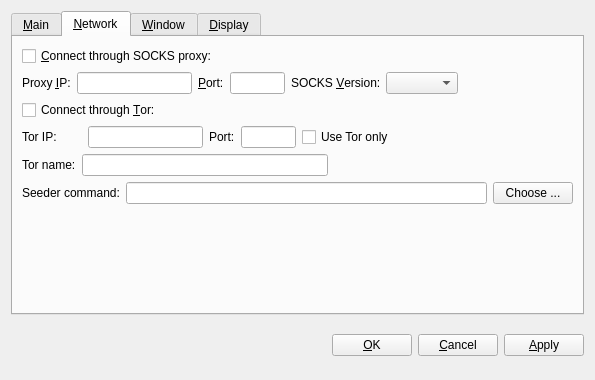
<?xml version="1.0" encoding="UTF-8"?>
<ui version="4.0">
 <class>OptionsDialog</class>
 <widget class="QWidget" name="OptionsDialog">
  <property name="geometry">
   <rect>
    <x>0</x>
    <y>0</y>
    <width>595</width>
    <height>380</height>
   </rect>
  </property>
  <property name="windowTitle">
   <string>Options</string>
  </property>
  <layout class="QVBoxLayout" name="verticalLayout">
   <item>
    <widget class="QTabWidget" name="tabWidget">
     <property name="tabPosition">
      <enum>QTabWidget::North</enum>
     </property>
     <property name="currentIndex">
      <number>1</number>
     </property>
     <widget class="QWidget" name="tabMain">
      <attribute name="title">
       <string>&amp;Main</string>
      </attribute>
      <layout class="QVBoxLayout" name="verticalLayout_Main">
       <item>
        <widget class="QLabel" name="transactionFeeInfoLabel">
         <property name="text">
          <string>Optional transaction fee per kB that helps make sure your transactions are processed quickly. Most transactions are 1 kB. Fee 0.0001 recommended.</string>
         </property>
         <property name="textFormat">
          <enum>Qt::PlainText</enum>
         </property>
         <property name="wordWrap">
          <bool>true</bool>
         </property>
        </widget>
       </item>
       <item>
        <layout class="QHBoxLayout" name="horizontalLayout_Main">
         <item>
          <widget class="QLabel" name="transactionFeeLabel">
           <property name="text">
            <string>Pay transaction &amp;fee</string>
           </property>
           <property name="textFormat">
            <enum>Qt::PlainText</enum>
           </property>
           <property name="buddy">
            <cstring>transactionFee</cstring>
           </property>
          </widget>
         </item>
         <item>
          <widget class="BitcoinAmountField" name="transactionFee"/>
         </item>
         <item>
          <widget class="QLabel" name="label">
           <property name="text">
            <string>per kilobyte</string>
           </property>
          </widget>
         </item>
         <item>
          <spacer name="horizontalSpacer_Main">
           <property name="orientation">
            <enum>Qt::Horizontal</enum>
           </property>
           <property name="sizeHint" stdset="0">
            <size>
             <width>40</width>
             <height>20</height>
            </size>
           </property>
          </spacer>
         </item>
        </layout>
       </item>
       <item>
        <widget class="QCheckBox" name="bitcoinAtStartup">
         <property name="toolTip">
          <string>Automatically start SQY after logging in to the system.</string>
         </property>
         <property name="text">
          <string>&amp;Start SQY on system login</string>
         </property>
        </widget>
       </item>
       <item>
        <widget class="QCheckBox" name="detachDatabases">
         <property name="toolTip">
          <string>Detach block and address databases at shutdown. This means they can be moved to another data directory, but it slows down shutdown. The wallet is always detached.</string>
         </property>
         <property name="text">
          <string>&amp;Detach databases at shutdown</string>
         </property>
        </widget>
       </item>
       <item>
        <spacer name="verticalSpacer_Main">
         <property name="orientation">
          <enum>Qt::Vertical</enum>
         </property>
         <property name="sizeHint" stdset="0">
          <size>
           <width>17</width>
           <height>153</height>
          </size>
         </property>
        </spacer>
       </item>
      </layout>
     </widget>
     <widget class="QWidget" name="tabNetwork">
      <attribute name="title">
       <string>&amp;Network</string>
      </attribute>
      <layout class="QVBoxLayout" name="verticalLayout_Network">
       <item>
        <widget class="QCheckBox" name="connectSocks">
         <property name="toolTip">
          <string>Connect to the SQY network through a SOCKS proxy (e.g. when connecting through Tor).</string>
         </property>
         <property name="text">
          <string>&amp;Connect through SOCKS proxy:</string>
         </property>
        </widget>
       </item>
       <item>
        <layout class="QHBoxLayout" name="horizontalLayout_Network">
         <item>
          <widget class="QLabel" name="proxyIpLabel">
           <property name="text">
            <string>Proxy &amp;IP:</string>
           </property>
           <property name="textFormat">
            <enum>Qt::PlainText</enum>
           </property>
           <property name="buddy">
            <cstring>proxyIp</cstring>
           </property>
          </widget>
         </item>
         <item>
          <widget class="QValidatedLineEdit" name="proxyIp">
           <property name="maximumSize">
            <size>
             <width>140</width>
             <height>16777215</height>
            </size>
           </property>
           <property name="toolTip">
            <string>IP address of the proxy (e.g. 127.0.0.1)</string>
           </property>
          </widget>
         </item>
         <item>
          <widget class="QLabel" name="proxyPortLabel">
           <property name="text">
            <string>&amp;Port:</string>
           </property>
           <property name="textFormat">
            <enum>Qt::PlainText</enum>
           </property>
           <property name="buddy">
            <cstring>proxyPort</cstring>
           </property>
          </widget>
         </item>
         <item>
          <widget class="QLineEdit" name="proxyPort">
           <property name="maximumSize">
            <size>
             <width>55</width>
             <height>16777215</height>
            </size>
           </property>
           <property name="toolTip">
            <string>Port of the proxy (e.g. 9050)</string>
           </property>
          </widget>
         </item>
         <item>
          <widget class="QLabel" name="socksVersionLabel">
           <property name="text">
            <string>SOCKS &amp;Version:</string>
           </property>
           <property name="textFormat">
            <enum>Qt::PlainText</enum>
           </property>
           <property name="buddy">
            <cstring>socksVersion</cstring>
           </property>
          </widget>
         </item>
         <item>
          <widget class="QValueComboBox" name="socksVersion">
           <property name="toolTip">
            <string>SOCKS version of the proxy (e.g. 5)</string>
           </property>
          </widget>
         </item>
         <item>
          <spacer name="horizontalSpacer_Network">
           <property name="orientation">
            <enum>Qt::Horizontal</enum>
           </property>
           <property name="sizeHint" stdset="0">
            <size>
             <width>40</width>
             <height>20</height>
            </size>
           </property>
          </spacer>
         </item>
        </layout>
       </item>
       <item>
        <widget class="QCheckBox" name="connectTor">
         <property name="text">
          <string>Connect through &amp;Tor:</string>
         </property>
        </widget>
       </item>
       <item>
        <layout class="QHBoxLayout" name="horizontalLayout_Tor">
         <item>
          <widget class="QLabel" name="torIpLabel">
           <property name="minimumSize">
            <size>
             <width>60</width>
             <height>0</height>
            </size>
           </property>
           <property name="text">
            <string>Tor IP:</string>
           </property>
          </widget>
         </item>
         <item>
          <widget class="QValidatedLineEdit" name="torIp">
           <property name="maximumSize">
            <size>
             <width>115</width>
             <height>16777215</height>
            </size>
           </property>
          </widget>
         </item>
         <item>
          <widget class="QLabel" name="torPortLabel">
           <property name="text">
            <string>Port:</string>
           </property>
          </widget>
         </item>
         <item>
          <widget class="QLineEdit" name="torPort">
           <property name="maximumSize">
            <size>
             <width>55</width>
             <height>16777215</height>
            </size>
           </property>
          </widget>
         </item>
         <item>
          <widget class="QCheckBox" name="TorOnly">
           <property name="text">
            <string>Use Tor only</string>
           </property>
          </widget>
         </item>
         <item>
          <spacer name="horizontalSpacer">
           <property name="orientation">
            <enum>Qt::Horizontal</enum>
           </property>
           <property name="sizeHint" stdset="0">
            <size>
             <width>40</width>
             <height>20</height>
            </size>
           </property>
          </spacer>
         </item>
        </layout>
       </item>
       <item>
        <layout class="QHBoxLayout" name="horizontalLayout">
         <item>
          <widget class="QLabel" name="torNameLabel">
           <property name="text">
            <string>Tor name:</string>
           </property>
           <property name="textFormat">
            <enum>Qt::PlainText</enum>
           </property>
           <property name="buddy">
            <cstring>torName</cstring>
           </property>
          </widget>
         </item>
         <item>
          <widget class="QLineEdit" name="torName"/>
         </item>
         <item>
          <spacer name="horizontalSpacer_3">
           <property name="orientation">
            <enum>Qt::Horizontal</enum>
           </property>
           <property name="sizeHint" stdset="0">
            <size>
             <width>40</width>
             <height>20</height>
            </size>
           </property>
          </spacer>
         </item>
        </layout>
       </item>
       <item>
        <layout class="QHBoxLayout" name="horizontalLayout_3">
         <item>
          <widget class="QLabel" name="externalSeederLabel">
           <property name="text">
            <string>Seeder command:</string>
           </property>
          </widget>
         </item>
         <item>
          <widget class="QLineEdit" name="externalSeederCommand"/>
         </item>
         <item>
          <widget class="QPushButton" name="chooseSeeder">
           <property name="text">
            <string>Choose ...</string>
           </property>
          </widget>
         </item>
        </layout>
       </item>
       <item>
        <spacer name="verticalSpacer">
         <property name="orientation">
          <enum>Qt::Vertical</enum>
         </property>
         <property name="sizeHint" stdset="0">
          <size>
           <width>20</width>
           <height>40</height>
          </size>
         </property>
        </spacer>
       </item>
      </layout>
     </widget>
     <widget class="QWidget" name="tabWindow">
      <attribute name="title">
       <string>&amp;Window</string>
      </attribute>
      <layout class="QVBoxLayout" name="verticalLayout_Window">
       <item>
        <widget class="QCheckBox" name="minimizeToTray">
         <property name="toolTip">
          <string>Show only a tray icon after minimizing the window.</string>
         </property>
         <property name="text">
          <string>&amp;Minimize to the tray instead of the taskbar</string>
         </property>
        </widget>
       </item>
       <item>
        <widget class="QCheckBox" name="minimizeOnClose">
         <property name="toolTip">
          <string>Minimize instead of exit the application when the window is closed. When this option is enabled, the application will be closed only after selecting Exit in the menu.</string>
         </property>
         <property name="text">
          <string>M&amp;inimize on close</string>
         </property>
        </widget>
       </item>
       <item>
        <spacer name="verticalSpacer_Window">
         <property name="orientation">
          <enum>Qt::Vertical</enum>
         </property>
         <property name="sizeHint" stdset="0">
          <size>
           <width>20</width>
           <height>40</height>
          </size>
         </property>
        </spacer>
       </item>
      </layout>
     </widget>
     <widget class="QWidget" name="tabDisplay">
      <attribute name="title">
       <string>&amp;Display</string>
      </attribute>
      <layout class="QVBoxLayout" name="verticalLayout_Display">
       <item>
        <layout class="QHBoxLayout" name="horizontalLayout_1_Display">
         <item>
          <widget class="QLabel" name="langLabel">
           <property name="text">
            <string>User Interface &amp;language:</string>
           </property>
           <property name="textFormat">
            <enum>Qt::PlainText</enum>
           </property>
           <property name="buddy">
            <cstring>lang</cstring>
           </property>
          </widget>
         </item>
         <item>
          <widget class="QValueComboBox" name="lang">
           <property name="toolTip">
            <string>The user interface language can be set here. This setting will take effect after restarting SQY.</string>
           </property>
          </widget>
         </item>
        </layout>
       </item>
       <item>
        <layout class="QHBoxLayout" name="horizontalLayout_2_Display">
         <item>
          <widget class="QLabel" name="unitLabel">
           <property name="text">
            <string>&amp;Unit to show amounts in:</string>
           </property>
           <property name="textFormat">
            <enum>Qt::PlainText</enum>
           </property>
           <property name="buddy">
            <cstring>unit</cstring>
           </property>
          </widget>
         </item>
         <item>
          <widget class="QValueComboBox" name="unit">
           <property name="toolTip">
            <string>Choose the default subdivision unit to show in the interface and when sending coins.</string>
           </property>
          </widget>
         </item>
        </layout>
       </item>
       <item>
        <widget class="QCheckBox" name="displayAddresses">
         <property name="toolTip">
          <string>Whether to show SQY addresses in the transaction list or not.</string>
         </property>
         <property name="text">
          <string>&amp;Display addresses in transaction list</string>
         </property>
        </widget>
       </item>
       <item>
        <widget class="QCheckBox" name="coinControlFeatures">
         <property name="toolTip">
          <string>Whether to show coin control features or not.</string>
         </property>
         <property name="text">
          <string>Display coin &amp;control features (experts only!)</string>
         </property>
        </widget>
       </item>
       <item>
        <layout class="QHBoxLayout" name="horizontalLayout_3_Display">
         <item>
          <widget class="QLabel" name="thirdPartyTxUrlsLabel">
           <property name="toolTip">
            <string>Third party URLs that appear in the transactions tab as context menu items. %s in the URL is replaced by transaction hash. Multiple URLs are separated by vertical bar |.</string>
           </property>
           <property name="text">
            <string>Third party transaction URLs</string>
           </property>
           <property name="buddy">
            <cstring>thirdPartyTxUrls</cstring>
           </property>
          </widget>
         </item>
         <item>
          <widget class="QLineEdit" name="thirdPartyTxUrls">
           <property name="toolTip">
            <string>Third party URLs that appear in the transactions tab as context menu items. %s in the URL is replaced by transaction hash. Multiple URLs are separated by vertical bar |.</string>
           </property>
          </widget>
         </item>
        </layout>
       </item>
       <item>
        <spacer name="verticalSpacer_Display">
         <property name="orientation">
          <enum>Qt::Vertical</enum>
         </property>
         <property name="sizeHint" stdset="0">
          <size>
           <width>20</width>
           <height>40</height>
          </size>
         </property>
        </spacer>
       </item>
      </layout>
     </widget>
    </widget>
   </item>
   <item>
    <layout class="QHBoxLayout" name="horizontalLayout_Buttons">
     <item>
      <spacer name="horizontalSpacer_1">
       <property name="orientation">
        <enum>Qt::Horizontal</enum>
       </property>
       <property name="sizeHint" stdset="0">
        <size>
         <width>40</width>
         <height>48</height>
        </size>
       </property>
      </spacer>
     </item>
     <item>
      <widget class="QLabel" name="statusLabel">
       <property name="font">
        <font>
         <weight>75</weight>
         <bold>true</bold>
        </font>
       </property>
       <property name="text">
        <string/>
       </property>
       <property name="textFormat">
        <enum>Qt::PlainText</enum>
       </property>
       <property name="wordWrap">
        <bool>true</bool>
       </property>
      </widget>
     </item>
     <item>
      <spacer name="horizontalSpacer_2">
       <property name="orientation">
        <enum>Qt::Horizontal</enum>
       </property>
       <property name="sizeHint" stdset="0">
        <size>
         <width>40</width>
         <height>48</height>
        </size>
       </property>
      </spacer>
     </item>
     <item>
      <widget class="QPushButton" name="okButton">
       <property name="text">
        <string>&amp;OK</string>
       </property>
      </widget>
     </item>
     <item>
      <widget class="QPushButton" name="cancelButton">
       <property name="text">
        <string>&amp;Cancel</string>
       </property>
       <property name="autoDefault">
        <bool>false</bool>
       </property>
      </widget>
     </item>
     <item>
      <widget class="QPushButton" name="applyButton">
       <property name="text">
        <string>&amp;Apply</string>
       </property>
       <property name="autoDefault">
        <bool>false</bool>
       </property>
      </widget>
     </item>
    </layout>
   </item>
  </layout>
 </widget>
 <customwidgets>
  <customwidget>
   <class>BitcoinAmountField</class>
   <extends>QSpinBox</extends>
   <header>bitcoinamountfield.h</header>
  </customwidget>
  <customwidget>
   <class>QValueComboBox</class>
   <extends>QComboBox</extends>
   <header>qvaluecombobox.h</header>
  </customwidget>
  <customwidget>
   <class>QValidatedLineEdit</class>
   <extends>QLineEdit</extends>
   <header>qvalidatedlineedit.h</header>
  </customwidget>
 </customwidgets>
 <resources/>
 <connections/>
</ui>
